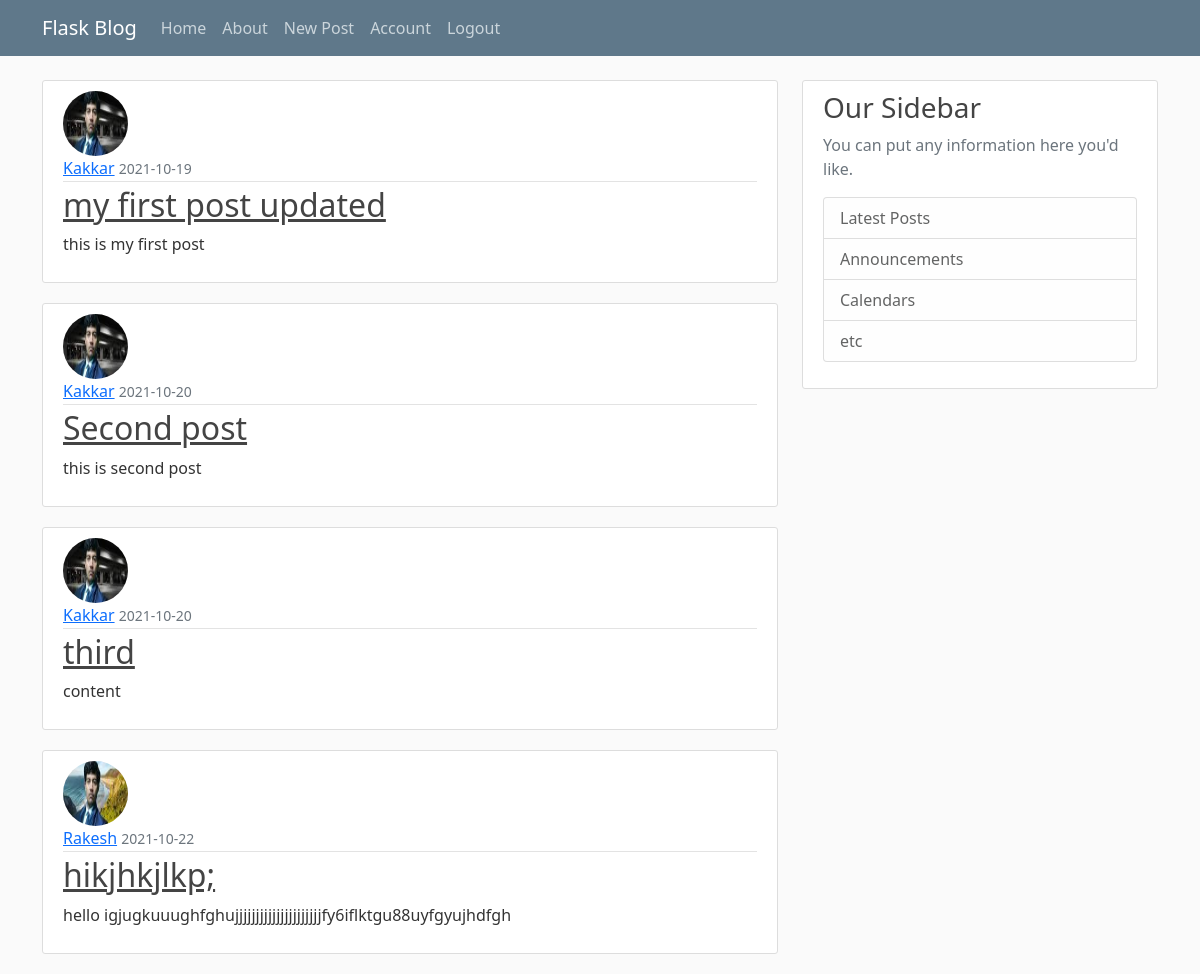
Screenshot of /home (signed in) with the database file from the repository.
### flaskblog/models.py (models this page shows, shortened)
class Post(db.Model):
    id = db.Column(db.Integer, primary_key=True)
    title = db.Column(db.String(100), nullable=False)
    date_posted = db.Column(db.DateTime, nullable=False, default=datetime.utcnow)
    content = db.Column(db.Text, nullable=False)
    user_id = db.Column(db.Integer, db.ForeignKey('user.id'), nullable=False)

class  User(db.Model,UserMixin):
  id=db.Column(db.Integer,primary_key=True)
  username=db.Column(db.String(20),unique=True,nullable=False)
  email=db.Column(db.String(120),unique=True,nullable=False)
  image_file=db.Column(db.String(20),nullable=False ,default='default.jpg')
  password=db.Column(db.String(60),nullable=False)
  posts=db.relationship('Post', backref='author',lazy=True)

### flaskblog/routes.py (the view)
@app.route("/")
@app.route('/home')
def home():
  posts = Post.query.all()
  return render_template('home.html',posts=posts)

### flaskblog/models.py (called while the page is built)
@login_manager.user_loader
def load_user(user_id):
  return User.query.get(int(user_id))

### flaskblog/templates/home.html
{% extends "layout.html" %}
{% block content %}
    {% for post in posts %}
        <article class="media content-section">
          <img class="rounded-circle article-img" src="{{ url_for('static', filename='profile_pics/' + post.author.image_file) }}">
          <div class="media-body">
            <div class="article-metadata">
              <a class="mr-2" href="#">{{ post.author.username }}</a>
              <small class="text-muted">{{ post.date_posted.strftime('%Y-%m-%d') }}</small>
            </div>
            <h2><a class="article-title" href="{{ url_for('post', post_id=post.id) }}">{{ post.title }}</a></h2>
            <p class="article-content">{{ post.content }}</p>
          </div>
        </article>
    {% endfor %}
{% endblock content %}

### flaskblog/static/main.css (style rules this page uses)
body { background: #fafafa; color: #333333; margin-top: 5rem; }
h1, h2, h3, h4, h5, h6 { color: #444444; }
.content-section { background: #ffffff; padding: 10px 20px; border: 1px solid #dddddd; border-radius: 3px; margin-bottom: 20px; }
.article-title { color: #444444; }
.article-content { white-space: pre-line; }
.article-img { height: 65px; width: 65px; margin-right: 16px; }
.article-metadata { padding-bottom: 1px; margin-bottom: 4px; border-bottom: 1px solid #e3e3e3 }

### rows the page displays
Post: image_file (picture), author.username "Kakkar", date_posted "2021-10-19", title "my first post updated", content "this is my first post"
Post: image_file (picture), author.username "Kakkar", date_posted "2021-10-20", title "Second post", content "this is second post"
Post: image_file (picture), author.username "Kakkar", date_posted "2021-10-20", title "third", content "content"
Post: image_file (picture), author.username "Rakesh", date_posted "2021-10-22", title "hikjhkjlkp;", content "hello igjugkuuughfghujjjjjjjjjjjjjjjjjjjjjfy6iflktgu88uyfgyujhdfgh"
